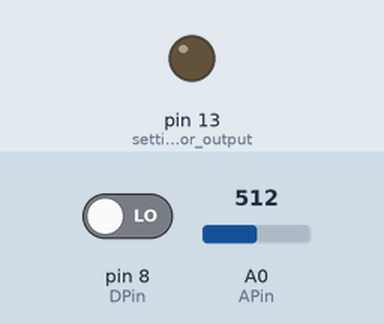
Simulated run of this sketch. Board: Arduino Uno, built with avr-gcc and run on an emulated ATmega328P. Shown: output pins drawn as LEDs (lit = HIGH). The inputs (shaded band) are chosen by the test bench; at power-on: pin 8 (DPin) LOW, A0 (APin) = 512. What the sketch prints to the serial monitor is not drawn.

Above: at 1.3 s.
1.4 s: pin 8 (DPin) driven HIGH
At 2.8 s:
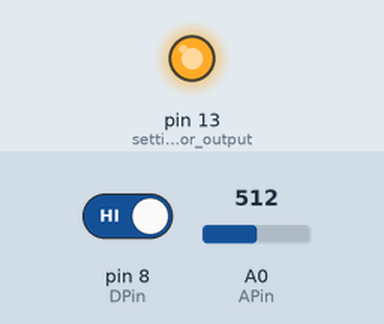
3.5 s: pin 8 (DPin) driven LOW
At 4.4 s:
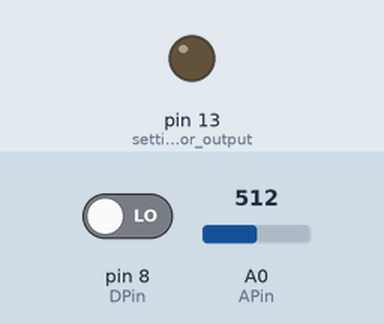
Timing chart, 0 to 6.5 s (numbered marks = the images above; inputs shaded):
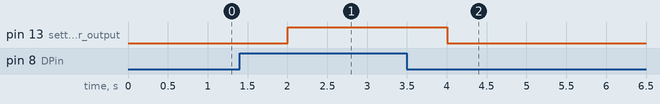

The sketch:

methane_gas_sensor.ino
```cpp
const int APin = 0;      // Connect AO of MQ4 with A0 of Arduino
const int DPin = 8;      // Connect DO of MQ4 with D8 of Arduino
int DOut;                // To Store Digital Output of MQ4
int AOut;                // To Store Analog Output of MQ4

void setup()
{
  Serial.begin(9600);        // initializing the baud rate for data transmission
  pinMode(DPin, INPUT);           // setting digital pin of gas sensor as input pin
  pinMode(LED_BUILTIN, OUTPUT);   // setting led in for output part
}
void loop()
{
  AOut = analogRead(APin);              // Take Analog Output of MQ4 Sensor
  DOut = digitalRead(DPin);             // Read Digital Output of MQ4 Sensor
  Serial.print("Methane Conentration: ");
  Serial.println(AOut);                     // printing the present amount of methane concentration in air.
  Serial.print("Threshold Value: ");
  Serial.print(DOut);                       // printing the safe value of methane concentration set by us.
  delay(500);
  if (DOut == HIGH)
    digitalWrite(LED_BUILTIN, HIGH);       // it will glow the led
  else
    digitalWrite(LED_BUILTIN, LOW);        // it will not glow the led
}
```

Measured:
- after the input at 1.4 s, pin 13 (setting_led_in_for_output): LOW → HIGH after 0.60 s
- after the input at 3.5 s, pin 13 (setting_led_in_for_output): HIGH → LOW after 0.51 s
